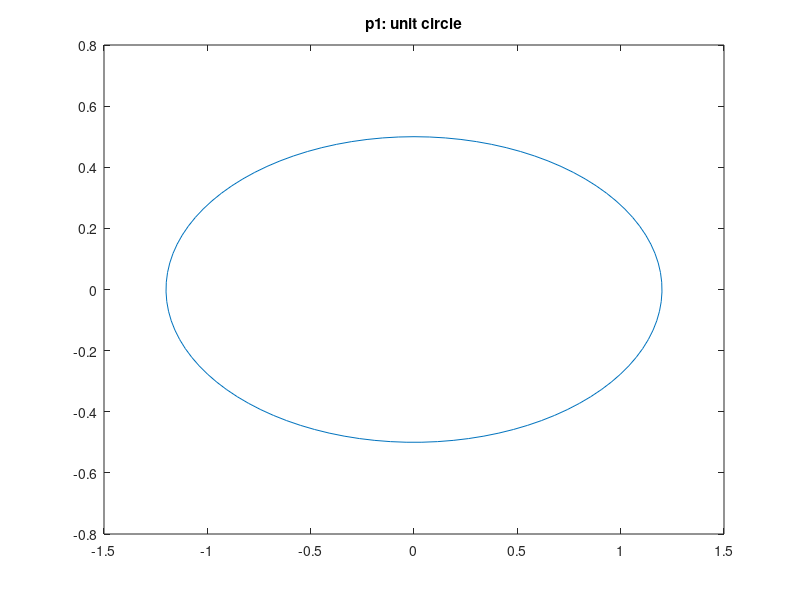
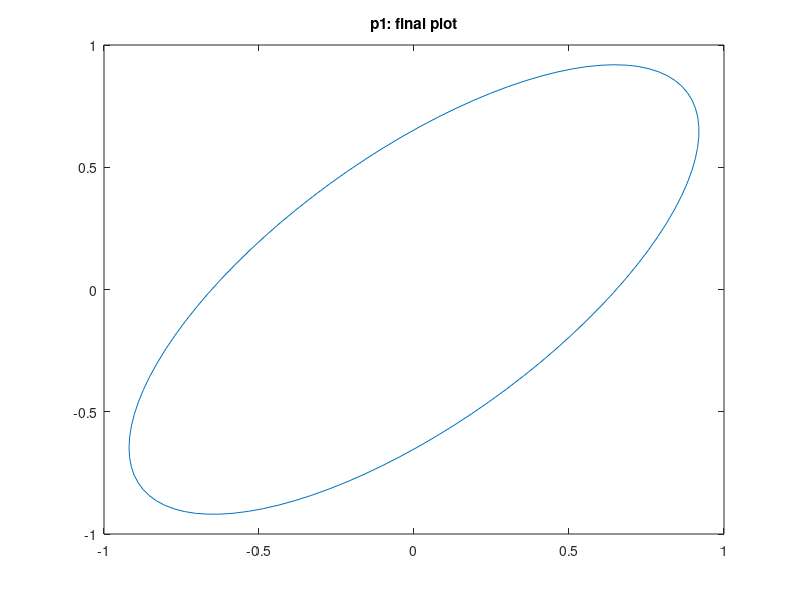
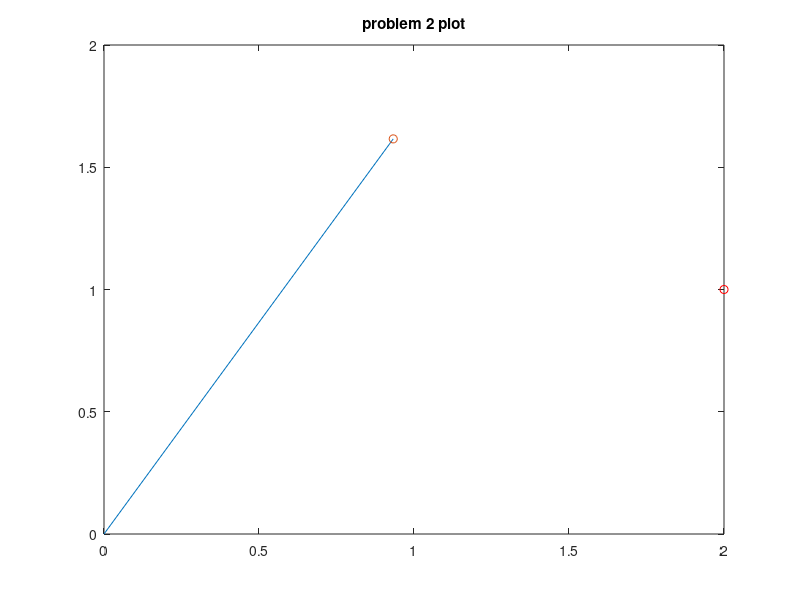
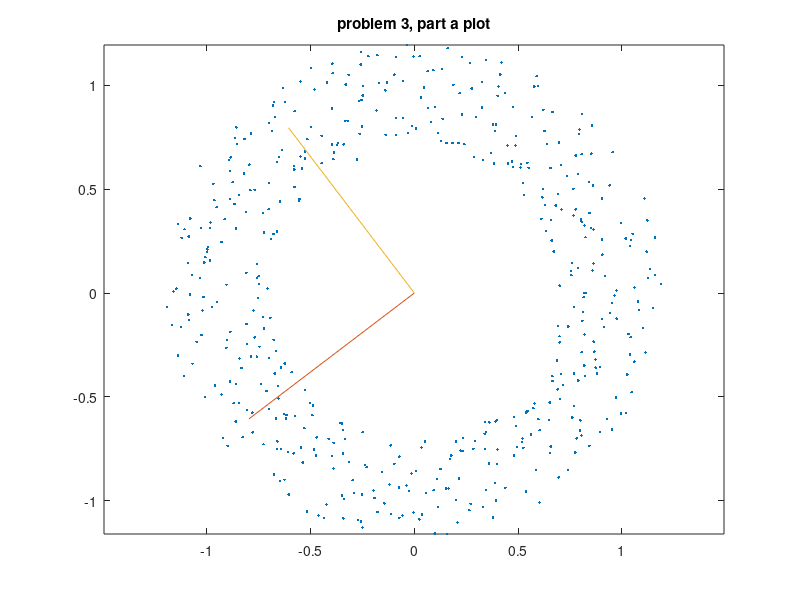

Reproduce these figures in MATLAB, in order.
% Isaac Pfleegor
% CSCD 409, Homework 4
% <04/23/2016>
%
clc, clear, close all ;

% the following is to help the grader (substitute your name)
diary ipfleegorHw4.txt

% Always display your name at runtime
disp('Isaac Pfleegor- CSCD 409 Homework 4') ;

% change to Octave to Matlab if that's what you use
disp('This assignment was tested in Matlab') ;   



%problem 1
disp('');
disp('================Problem 1 ==============');
% create unit circle data

	t = linspace(0,2*pi,100);
	x = sin(t);
	y = cos(t);
	
	M = [x;y];
	
    stretcher_M = [ [1.2, 0]', [0,0.5]'];
	
	M_1 = M'*stretcher_M;
	figure
	plot(M_1(:,1),M_1(:,2))
    title('p1: unit circle')
	
hanger_M = [[1/sqrt(2);1/sqrt(2)], [1/sqrt(2);-1/sqrt(2)]];
M_2 = M_1*(hanger_M);

figure
plot(M_2(:,1),M_2(:,2))
title('p1: final plot');


%problem 2
disp('');
disp('================Problem 2 ==============');

q = [ 0.5; 0.866];
p = [ 2; 1];
%V' matrix
V = [ cosd(60), sind(60); -sind(60), cosd(60)];

% part a (rotate point)
disp('problem 2, part a answer:');
q_rotate = V*q;
p_v = V*p
%part b (stretcher matrix to extract x value)
S = [ 1, 0; 0, 0];
disp('problem 2, part b answer: ');
p_s = S*p_v

%part c(rotate the point back)
%"hang" the point back using the U matrix "R'"
disp('problem 2, part c answer:');
p_u = V'*p_s
%part d (plot original point and projected point)
x_vals = [0, p_u(1,1)];
y_vals = [0, p_u(2,1)];

%plot the original vector to the projected point
figure
% plot(q_vec);
plot(x_vals, y_vals);
hold on
% plot projected point
plot(p_u(1,1),p_u(2,1),'o');

%plot original point
plot(p(1,1),p(2,1),'ro');

title('problem 2 plot');

%part e
disp('problem 2, part e answer: ');
disp('point projection using vector project matrix derived from q');
x_1 = q*q'*p
disp('point projection using svd')
p_u



%problem 3
disp('');
disp('================Problem 3 ==============');
r = 0.5 +(1.5 -0.5).*rand(1000,1);
t = linspace(0,2*pi,1000);

y_t = cos(t).*r';
x_t = sin(t).*r';

% plot(x_t,y_t,'.')

M = [x_t;y_t];
% Part A
%create cloud of data
r = 0.7 +(1.2 - 0.7).*rand(500,1);
t = linspace(0,2*pi,500);
%get x and y values using t
x_t = cos(t).*r';
y_t = sin(t).*r';
figure
plot(x_t,y_t,'.')

M = [x_t;y_t];

% get covariance matrix
cov_M = cov(M');
% get eigen values from cov matrix
[V_e,S_e] = eig(cov_M);

%get pricipcal component vectors
a = V_e(1,:);
a_plot = [0,0;a];
b = V_e(2,:);
b_plot = [0,0;b];
hold on 
axis equal
plot(a_plot, b_plot);

title('problem 3, part a plot');


%Part B

%project values onto basic vectors

%plot new data

%project data cloud onto principal components
x_1= a'*a*M;
x_2 = b'*b*M;
figure
hold on
%plot each component on each vector
plot(x_1(1,:), x_1(2,:),'o');
plot(x_2(1,:), x_2(2,:),'o');
title('problem 3, part b plot');
%Part C
%square x and y values
x_t2 = x_t.^2;
y_t2 = y_t.^2;
figure
plot(x_t2, y_t2, '.');
title('problem 3, part c plot');
%problem 4
disp('');
disp('================Problem 4 ==============');

% Start by generating 1024 samples for R and I around the unit circle.
% Then approximate the unit magnitude
% using the linear approximation with the following coefficients:
% i) a = 0.94754, b = 0.39249: these values minimize the RMS error
% ii) a = 0.96043, b = 0.39782: these values ensure that the max 
%and min errors are balanced around 0.


angles = 0:360/1200:360;
R = cos(angles);
I = sin(angles);

circle_M = [R,I];
figure
polar(angles,ones(1,1201))
hold on

%coefficients
rms_a = 0.94754;
rms_b = 0.39249;
min_max_error_a = 0.96043;
min_max_error_b = 0.39782;

%vectors to hold value * coefficents
rms_R = zeros(1,1201);
rms_I = zeros(1,1201);
min_max_error_R = zeros(1,1201);
min_max_error_I = zeros(1,1201);


%cycle through all values of R and I
for i = 1:1201
    %for storing temp values
    temp_r = abs(R(1,i));
    temp_i = abs(I(1,i));
    %conditional for multiplying coefficents
    if(temp_r >= temp_i)
        rms_R(1,i) = temp_r*rms_a;
        min_max_error_R(1,i) = temp_r*min_max_error_a;
        
        rms_I(1,i) = temp_i*rms_b;
        min_max_error_I(1,i) = temp_i*min_max_error_b;
    else
        rms_R(1,i) = temp_r*rms_b;
        min_max_error_R(1,i) = temp_r*min_max_error_b;
        
        rms_I(1,i) = temp_i*rms_a;
        min_max_error_I(1,i) = temp_i*min_max_error_a;
    end
end

%add vectors
rms_error_mag = rms_R +rms_I;
min_max_error_mag = min_max_error_R + min_max_error_I;
%plot results
polar(angles, rms_error_mag )
polar(angles, min_max_error_mag)

title('problem 4: polar plot');



   
legend('unit circle', 'min RMS error', 'min = max error');


% turn off diary logging
diary off
